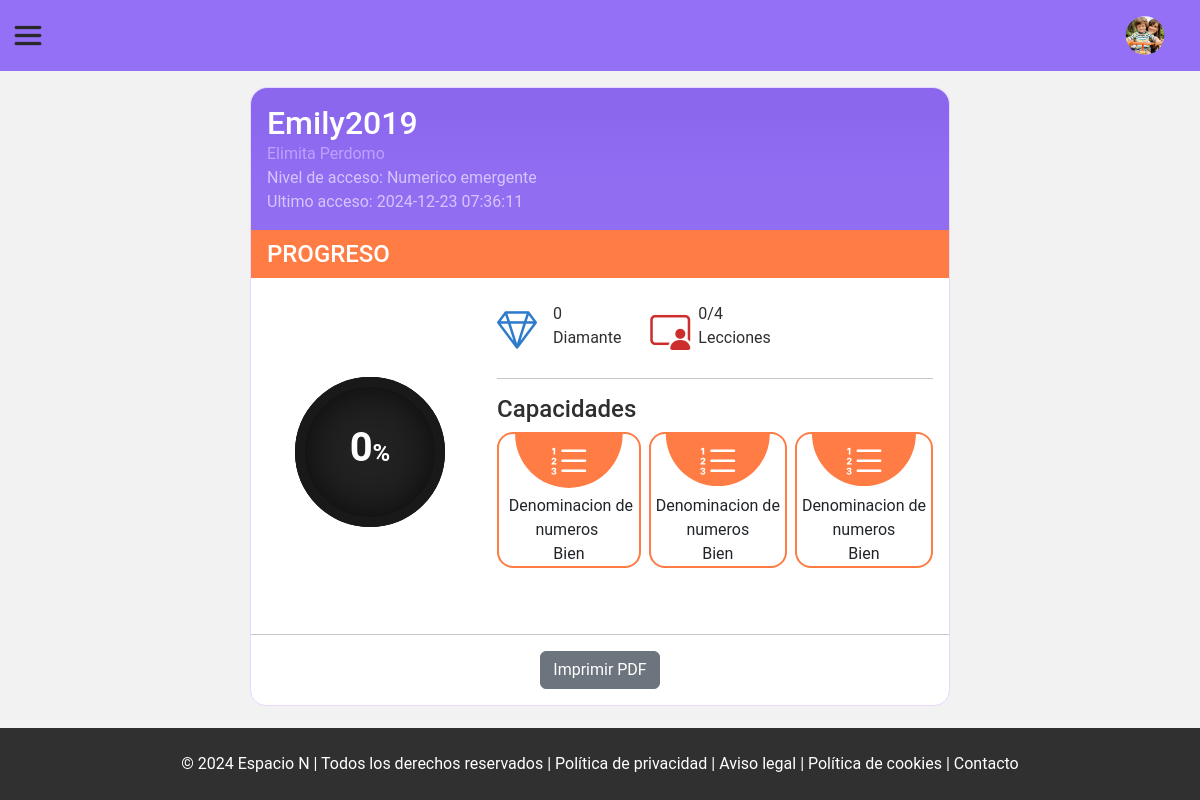
Screenshot of /view/admin/child/progress.php?id=20 (signed in) with the database file from the repository.
### tables this page shows
CREATE TABLE `usuarios` (
  `id_usuario` int(10) NOT NULL,
  `id_rol` int(10) NOT NULL,
  `usuario` varchar(15) DEFAULT NULL,
  `clave` varchar(8) DEFAULT NULL,
  `estado` bit(1) DEFAULT b'0',
  `permisos` bit(1) DEFAULT b'0',
  `fecha_hora_creacion` datetime DEFAULT NULL
);

CREATE TABLE `ninos` (
  `id_nino` int(10) NOT NULL,
  `id_genero` int(10) NOT NULL,
  `id_categoria_actividades` int(10) NOT NULL,
  `id_usuario` int(10) NOT NULL,
  `id_profesional` int(10) NOT NULL,
  `nombre` varchar(70) NOT NULL,
  `apellido` varchar(70) NOT NULL,
  `fecha_nacimiento` date DEFAULT NULL,
  `ultimo_acceso` datetime DEFAULT NULL
);

CREATE TABLE `progresos` (
  `id_progreso` int(10) NOT NULL,
  `id_categoria_actividades` int(10) NOT NULL,
  `id_usuario` int(10) NOT NULL,
  `porcentaje` int(11) DEFAULT '0',
  `total_diamantes` int(100) NOT NULL DEFAULT '0'
);

### view/admin/child/progress.php (the view, shortened to what this page needs)
<?php
function showInformationChild()
{
    include '../../../php/connectionBD.php';
    try {
        $id_child = $_GET["id"];
        $sqlChild = 'SELECT id_categoria_actividades, id_genero,  id_usuario, nombre, apellido, COALESCE(ultimo_acceso, "Aún no ha iniciado sesión en la plataforma") as ultimo_acceso from ninos WHERE id_nino=:id_child';
        $stmt01 = $pdo->prepare($sqlChild);
        $stmt01->bindParam(':id_child', $id_child, PDO::PARAM_INT);
        $stmt01->execute();
        $row = $stmt01->fetch(PDO::FETCH_ASSOC);
        $id_user = $row["id_usuario"];
        $sqlUser = 'SELECT * from usuarios WHERE id_usuario=:id_user';
        $stmt02 = $pdo->prepare($sqlUser);
        $stmt02->bindParam(':id_user', $id_user, PDO::PARAM_INT);
        $stmt02->execute();
        $row02 = $stmt02->fetch(PDO::FETCH_ASSOC);
        $sqlProgressDetalls = "SELECT porcentaje, total_diamantes FROM progresos WHERE id_usuario = :id_user";
        $queryProgress = $pdo->prepare($sqlProgressDetalls);
        $queryProgress->bindParam("id_user", $id_user, PDO::PARAM_INT);
        $queryProgress->execute();
        $row03 = $queryProgress->fetch(PDO::FETCH_ASSOC);
        $sqlCount = "SELECT COUNT(completado) as lecciones_completadas
        FROM estado_lecciones
        WHERE completado = 'completado'
        AND id_usuario = :id_user";
        $queryCount = $pdo->prepare($sqlCount);
        $queryCount->bindParam("id_user", $id_user, PDO::PARAM_INT);
        $queryCount->execute();
        $lecciones_completadas = $queryCount->fetch(PDO::FETCH_ASSOC);
        switch ($row["id_categoria_actividades"]) {
            case '2':
                $accessLevel = 'Numerico emergente';
                break;
        }
        $gems = $row03["total_diamantes"];
        if ($row03["total_diamantes"] > 0) {
            $countgem = "  <span>$gems </span>
                                <span>Diamantes</span>
                            </span> ";
        } else {
            $countgem = "  <span> $gems </span>
                                <span>Diamante</span>
                            </span> ";
        }
        echo '<div class="d-flex align-items-center justify-content-between">';
        echo "<div class=''>";
        echo "<h2 class='user m-0'> " . $row02["usuario"] . "</h1>";
        echo "<div class='informationUser'>";
        echo "<span class='titleComplete'> " . $row["nombre"] . " " . $row["apellido"] . "</span><br>";
        echo "<span> Nivel de acceso: " . $accessLevel . " </span>";
        echo "<br>";
        echo "<span> Ultimo acceso: " . $row["ultimo_acceso"] . " </span>";
        echo "<br>";
        echo " </div>
                </div>";
        echo '  </div>
            <div>
                <h4 class=" myProgress">PROGRESO</h4>
                <div class="row ContainerProgress">
                    <div class="col-4">
                        <div class="container">
                            <div class="card">
                                <div class="box">
                                    <div class="percent">
                                        <svg>
                                            <circle cx="70" cy="70" r="70"></circle>
                                            <circle cx="70" cy="70" r="70"
                                                style=" stroke-dashoffset : calc(440 - (440 * ' . $row03["porcentaje"] . ') / 100);
                                                -webkit-stroke-dashoffset: calc(440 - (440 * ' . $row03["porcentaje"] . ') / 100);
                                                -moz-stroke-dashoffset: calc(440 - (440 * ' . $row03["porcentaje"] . ') / 100);
                                                "
                                                ></circle>
                                            <div class="num">
                                                <h2> ' . $row03["porcentaje"] . '<span>%</span></h2>
                                            </div>
                                        </svg>
                                    </div>
                                </div>
                            </div>
                        </div>
                    </div>
                    <div class="col-8">
                        <div class="row">
                            <div class="col-4">
                                <div class="d-flex gap-2 dem">
                                    <div>
                                        <i class="bi bi-gem fs-1"></i><br>
                                    </div><br>
                                    <div class="detallsGems">
                                        '. $countgem.'
                                    </div>
                                </div>
                            </div>
                            <div class="col-4 ">
                                <div class="d-flex gap-2 lessons">
                                    <div>
                                        <i class="bi bi-person-video3 fs-1"></i>
                                    </div>
                                    <div class="detallsLessons">
                                        ' . $lecciones_completadas["lecciones_completadas"] . '/4
                                        <span>Lecciones</span>
                                    </div>
                                </div>
                            </div>
                        </div>
                        <hr>
                        <section>
                            <h4 class="titleMyAbilities">Capacidades </h2>
                                <div class="d-flex gap-2 containerMyAbilities">
                                    <div class="one">
                                        <div>
                                            <i class="bi bi-list-ol fs-1"></i>
                                        </div>
                                        <span class="p-1">Denominacion de numeros</span><br>
                                        <span>Bien</span>
                                    </div>
                                    <div class="">
                                        <div>
                                            <i class="bi bi-list-ol fs-1"></i>
                                        </div>
                                        <span>Denominacion de numeros</span><br>
                                        <span>Bien</span>
                                    </div>
                                    <div>
                                        <div>
                                            <i class="bi bi-list-ol fs-1"></i>
                                        </div>
                                        <span>Denominacion de numeros</span><br>
                                        <span>Bien</span>
                                    </div>
                                </div>
                        </section>
                    </div>
                </div><hr>
                <div class="my-3 text-center">
                    <form action="../../../php/admin/reportProgressChild.php" method="POST">
                    <input type="hidden" name="id_nino" value="' . $id_child . '">
                        <input type="submit" class="btn btn-secondary mt-0 text-decoration-none"
                        value="Imprimir PDF" >
                    </form>
                </div>
            </div>
';
    } catch (PDOException $ex) {
        echo 'Sucedio un error: ' . $ex;
    }
}
?>
<!DOCTYPE html>
<html lang="es">
<head>
    <link href="https://cdn.jsdelivr.net/npm/bootstrap@5.3.3/dist/css/bootstrap.min.css" rel="stylesheet"
>
    <link rel="stylesheet" href="https://cdn.jsdelivr.net/npm/bootstrap-icons@1.11.3/font/bootstrap-icons.min.css">
    <link rel="stylesheet" href="../../../css/reset.css">
    <link rel="stylesheet" href="../../../css/components/offcanvas.css">
    <link rel="stylesheet" href="../../../css/components/header.css">
    <link rel="stylesheet" href="../../../css/components/semanticTag.css">
    <link rel="stylesheet" href="../../../css/admin/addAndModifyChild.css">
    <link rel="stylesheet" href="../../../css/user/profile.css">
</head>
<body>
    <?php include "./../../include/admin/user/header.php" ?>
    <main class='align-items-start'>
        <div class="content">
            <?php
            showInformationChild();
            ?>
    </main>
    <?php include "./../../include/footer.php" ?>
</body>
</html>

### css/components/semanticTag.css (style rules this page uses)
body { display: flex; flex-direction: column; width: 100vw; height: 100vh; background-size: contain; background-repeat: repeat; font-family: "Roboto", sans-serif; font-weight: 100; font-style: normal; font-weight: 400; }
main { flex-grow: 2; background: #f2f2f2; }
main>div { width: 100vw; }

### css/admin/addAndModifyChild.css (style rules this page uses)
main { display: flex; justify-content: center; align-items: center; }
.content { background: white; padding: 1rem; border-radius: 1rem; border: solid 1px #e8d8ff; margin: 1rem; max-width: 700px; }

### css/user/profile.css (style rules this page uses)
.container { display: flex; justify-content: space-around; }
.content { padding: 0rem !important; }
.container .card { border: none; display: flex; justify-content: center; align-items: center; height: 300px; border-radius: 4px; text-align: center; overflow: hidden; transition: 0.5s; }
.container .card:before { content: ''; position: absolute; top: 0; left: -50%; width: 100%; height: 100%; background: rgba(255, 255, 255, .03); pointer-events: none; z-index: 1; }
.percent { position: relative; width: 150px; height: 150px; border-radius: 50%; box-shadow: inset 0 0 50px #000; background: #222; z-index: 1000; }
.percent .num { position: absolute; top: 0; left: 0; width: 100%; height: 100%; display: flex; justify-content: center; align-items: center; border-radius: 50%; }
.percent .num h2 { color: #ffffff; font-weight: 700; font-size: 40px; transition: 0.5s; }
.percent .num h2 span { color: #ffffff; font-size: 24px; transition: 0.5s; }
svg { position: relative; width: 150px; height: 150px; z-index: 1000; }
.containerMyAbilities>div { border-radius: 1rem; text-align: center; border: solid 2px #ff7d45; }
.containerMyAbilities>div>div { clip-path: circle(50% at 50% 0); background: #ff7d45; }
.containerMyAbilities>div>div>i { color: white }
.titleMyAbilities { color: rgb(47, 47, 47); }
.lessons { color: #cc2e2e; }
.dem { color: #2e7bcc; }
.informationUser { color: #d5c5ff; }
.titleComplete { color: #bba2ff; }
.content>div:first-child { background: #916df4; color: white; padding: 1rem; border-radius: 1rem 1rem 0rem 0rem; background: rgb(145, 109, 242); background: linear-gradient(0deg, rgba(145, 109, 242, 1) 35%, rgba(139, 103, 238, 1) 84%); }
.myProgress { background: #ff7d45; display: block; padding: 0.6rem 1rem; color: white; }
.ContainerProgress { padding: 1rem ; }
.detallsGems, .detallsLessons { color: rgb(47, 47, 47); }

### rows the page displays
usuarios: usuario "Emily2019"
ninos: nombre "Elimita", apellido "Perdomo", id_categoria_actividades "Numerico emergente"
progresos: porcentaje "0", total_diamantes "0"

### other values shown
$row["ultimo_acceso"] "2024-12-23 07:36:11"
$lecciones_completadas["lecciones_completadas"] "0"
